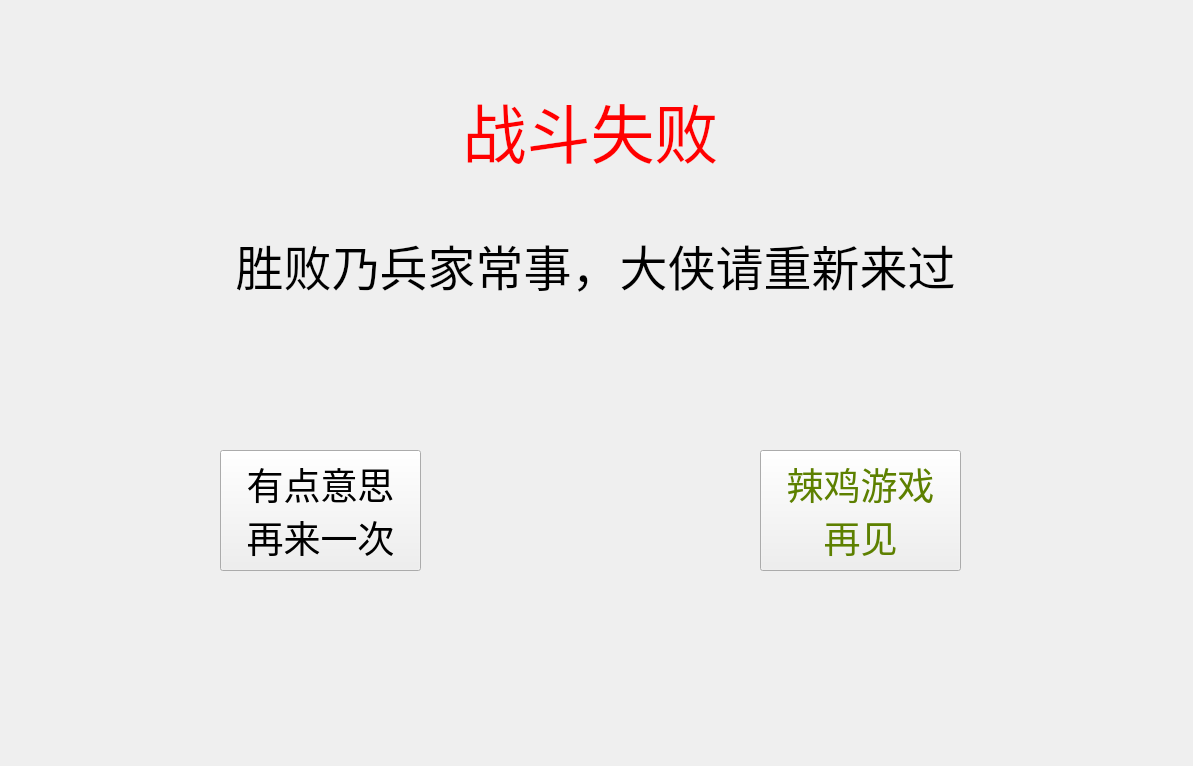
<?xml version="1.0" encoding="UTF-8"?>
<ui version="4.0">
 <class>BattleFailed</class>
 <widget class="QWidget" name="BattleFailed">
  <property name="geometry">
   <rect>
    <x>0</x>
    <y>0</y>
    <width>1193</width>
    <height>766</height>
   </rect>
  </property>
  <property name="windowTitle">
   <string>BATTLEFAILED</string>
  </property>
  <property name="styleSheet">
   <string notr="true"/>
  </property>
  <widget class="QLabel" name="label">
   <property name="geometry">
    <rect>
     <x>360</x>
     <y>50</y>
     <width>461</width>
     <height>161</height>
    </rect>
   </property>
   <property name="font">
    <font>
     <family>微软雅黑</family>
     <pointsize>48</pointsize>
    </font>
   </property>
   <property name="styleSheet">
    <string notr="true">color: rgb(255, 0, 0);</string>
   </property>
   <property name="text">
    <string>&lt;html&gt;&lt;head/&gt;&lt;body&gt;&lt;p align=&quot;center&quot;&gt;战斗失败&lt;/p&gt;&lt;/body&gt;&lt;/html&gt;</string>
   </property>
  </widget>
  <widget class="QLabel" name="label_2">
   <property name="geometry">
    <rect>
     <x>110</x>
     <y>190</y>
     <width>971</width>
     <height>151</height>
    </rect>
   </property>
   <property name="font">
    <font>
     <family>微软雅黑</family>
     <pointsize>36</pointsize>
    </font>
   </property>
   <property name="styleSheet">
    <string notr="true">color: rgb(0, 0, 0);</string>
   </property>
   <property name="text">
    <string>&lt;html&gt;&lt;head/&gt;&lt;body&gt;&lt;p align=&quot;center&quot;&gt;胜败乃兵家常事，大侠请重新来过&lt;/p&gt;&lt;/body&gt;&lt;/html&gt;</string>
   </property>
  </widget>
  <widget class="QPushButton" name="restartgame">
   <property name="geometry">
    <rect>
     <x>220</x>
     <y>450</y>
     <width>201</width>
     <height>121</height>
    </rect>
   </property>
   <property name="font">
    <font>
     <family>微软雅黑</family>
     <pointsize>28</pointsize>
    </font>
   </property>
   <property name="styleSheet">
    <string notr="true">color: qlineargradient(spread:pad, x1:0, y1:1, x2:0, y2:0, stop:0 rgba(0, 0, 0, 255), stop:0.05 rgba(14, 8, 73, 255), stop:0.36 rgba(28, 17, 145, 255), stop:0.6 rgba(126, 14, 81, 255), stop:0.75 rgba(234, 11, 11, 255), stop:0.79 rgba(244, 70, 5, 255), stop:0.86 rgba(255, 136, 0, 255), stop:0.935 rgba(239, 236, 55, 255));


</string>
   </property>
   <property name="text">
    <string>有点意思
再来一次</string>
   </property>
  </widget>
  <widget class="QPushButton" name="goodbye">
   <property name="geometry">
    <rect>
     <x>760</x>
     <y>450</y>
     <width>201</width>
     <height>121</height>
    </rect>
   </property>
   <property name="font">
    <font>
     <family>微软雅黑</family>
     <pointsize>28</pointsize>
    </font>
   </property>
   <property name="styleSheet">
    <string notr="true">color: qlineargradient(spread:pad, x1:0, y1:0, x2:1, y2:0, stop:0 rgba(9, 41, 4, 255), stop:0.085 rgba(2, 79, 0, 255), stop:0.19 rgba(50, 147, 22, 255), stop:0.275 rgba(236, 191, 49, 255), stop:0.39 rgba(243, 61, 34, 255), stop:0.555 rgba(135, 81, 60, 255), stop:0.667 rgba(121, 75, 255, 255), stop:0.825 rgba(164, 255, 244, 255), stop:0.885 rgba(104, 222, 71, 255), stop:1 rgba(93, 128, 0, 255));
</string>
   </property>
   <property name="text">
    <string>辣鸡游戏
再见</string>
   </property>
  </widget>
 </widget>
 <resources/>
 <connections>
  <connection>
   <sender>goodbye</sender>
   <signal>clicked()</signal>
   <receiver>BattleFailed</receiver>
   <slot>close()</slot>
   <hints>
    <hint type="sourcelabel">
     <x>765</x>
     <y>572</y>
    </hint>
    <hint type="destinationlabel">
     <x>615</x>
     <y>575</y>
    </hint>
   </hints>
  </connection>
 </connections>
</ui>
